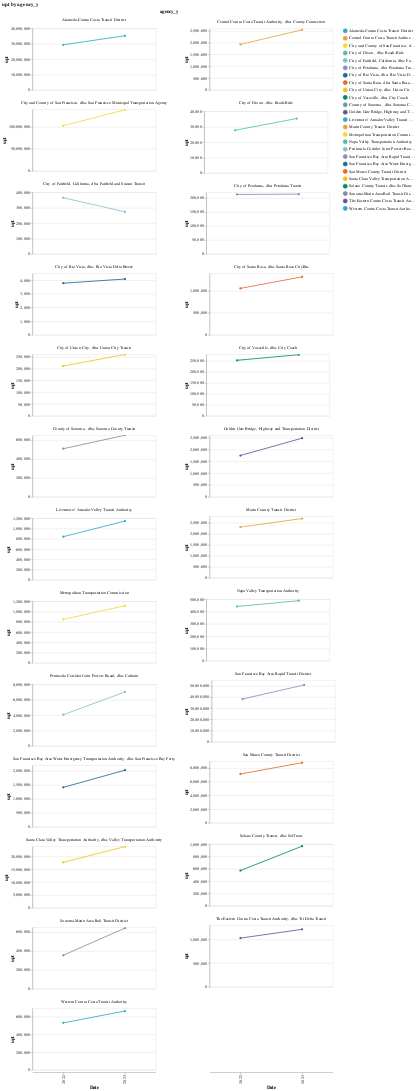

The notebook cell this image was saved under:
### Markdown cell above
### Reporter

### Code cell
make_line_chart(
    df, 
    y_col = "upt", 
    color_col = "agency_y")

### Figure 1 — Vega-Lite specification as saved in the notebook (floating-point values rounded to 4 significant figures)
{"config": {"view": {"continuousWidth": 300, "continuousHeight": 300}}, "data": {"name": "data-8ae75ca8bc8d4bb13d20fd24e60e2c8f"}, "facet": {"field": "agency_y", "type": "nominal"}, "spec": {"mark": {"type": "line", "point": true}, "encoding": {"color": {"field": "agency_y", "scale": {"range": ["#2EA8CE", "#EB9F3C", "#F4D837", "#51BF9D", "#8CBCCB", "#9487C0", "#136C97", "#E16B26", "#F6BF16", "#00896B", "#7790A3", "#5B559C"]}, "title": "", "type": "nominal"}, "tooltip": [{"field": "report_year", "type": "quantitative"}, {"field": "upt", "type": "quantitative"}, {"field": "agency_y", "type": "nominal"}, {"field": "RTPA", "type": "nominal"}], "x": {"field": "report_year", "title": "Date", "type": "ordinal"}, "y": {"field": "upt", "title": "upt", "type": "quantitative"}}, "height": 150, "name": "view_3", "width": 300}, "columns": 2, "params": [{"name": "param_5", "select": {"type": "interval", "encodings": ["x", "y"]}, "bind": "scales", "views": ["view_3"]}], "resolve": {"scale": {"y": "independent"}}, "title": "upt by agency_y", "$schema": "https://vega.github.io/schema/vega-lite/v5.20.1.json", "datasets": {"data-8ae75ca8bc8d4bb13d20fd24e60e2c8f": [{"report_year": 2022, "ntd_id": "90003", "agency_x": "San Francisco Bay Area Rapid Transit District", "reporter_type_x": "Full Reporter", "organization_type": "Independent Public Agency or Authority of Transit Service", "city_x": "Oakland", "state": "CA", "primary_uza_name": "San Francisco--Oakland, CA", "vrh": 2486000.0, "vrm": 78550000.0, "upt": 38220000.0, "agency_y": "San Francisco Bay Area Rapid Transit District", "reporter_type_y": "Full Reporter", "city_y": "Oakland", "RTPA": "Metropolitan Transportation Commission", "_merge": "both", "previous_y_upt": null, "change_1yr": null, "pct_change_1yr": null}, {"report_year": 2023, "ntd_id": "90003", "agency_x": "San Francisco Bay Area Rapid Transit District, dba: SF BART", "reporter_type_x": "Full Reporter", "organization_type": "Independent Public Agency or Authority of Transit Service", "city_x": "Oakland", "state": "CA", "primary_uza_name": "San Francisco--Oakland, CA", "vrh": 2724000.0, "vrm": 85230000.0, "upt": 50760000.0, "agency_y": "San Francisco Bay Area Rapid Transit District", "reporter_type_y": "Full Reporter", "city_y": "Oakland", "RTPA": "Metropolitan Transportation Commission", "_merge": "both", "previous_y_upt": 38220000.0, "change_1yr": 12540000.0, "pct_change_1yr": 0.247}, {"report_year": 2022, "ntd_id": "90009", "agency_x": "San Mateo County Transit District", "reporter_type_x": "Full Reporter", "organization_type": "Independent Public Agency or Authority of Transit Service", "city_x": "San Carlos", "state": "CA", "primary_uza_name": "San Francisco--Oakland, CA", "vrh": 628000.0, "vrm": 7692000.0, "upt": 7128000.0, "agency_y": "San Mateo County Transit District", "reporter_type_y": "Full Reporter", "city_y": "San Carlos", "RTPA": "Metropolitan Transportation Commission", "_merge": "both", "previous_y_upt": null, "change_1yr": null, "pct_change_1yr": null}, {"report_year": 2023, "ntd_id": "90009", "agency_x": "San Mateo County Transit District, dba: SamTrans", "reporter_type_x": "Full Reporter", "organization_type": "Independent Public Agency or Authority of Transit Service", "city_x": "San Carlos", "state": "CA", "primary_uza_name": "San Francisco--Oakland, CA", "vrh": 651800.0, "vrm": 7794000.0, "upt": 8774000.0, "agency_y": "San Mateo County Transit District", "reporter_type_y": "Full Reporter", "city_y": "San Carlos", "RTPA": "Metropolitan Transportation Commission", "_merge": "both", "previous_y_upt": 7128000.0, "change_1yr": 1646000.0, "pct_change_1yr": 0.1876}, {"report_year": 2023, "ntd_id": "90013", "agency_x": "Santa Clara Valley Transportation Authority, dba: Valley Transportation Authority", "reporter_type_x": "Full Reporter", "organization_type": "Independent Public Agency or Authority of Transit Service", "city_x": "San Jose", "state": "CA", "primary_uza_name": "San Jose, CA", "vrh": 1733000.0, "vrm": 21780000.0, "upt": 23850000.0, "agency_y": "Santa Clara Valley Transportation Authority, dba: Valley Transportation Authority", "reporter_type_y": "Full Reporter", "city_y": "San Jose", "RTPA": "Metropolitan Transportation Commission", "_merge": "both", "previous_y_upt": 17760000.0, "change_1yr": 6096000.0, "pct_change_1yr": 0.2556}, {"report_year": 2022, "ntd_id": "90013", "agency_x": "Santa Clara Valley Transportation Authority", "reporter_type_x": "Full Reporter", "organization_type": "Independent Public Agency or Authority of Transit Service", "city_x": "San Jose", "state": "CA", "primary_uza_name": "San Jose, CA", "vrh": 1526000.0, "vrm": 18840000.0, "upt": 17760000.0, "agency_y": "Santa Clara Valley Transportation Authority, dba: Valley Transportation Authority", "reporter_type_y": "Full Reporter", "city_y": "San Jose", "RTPA": "Metropolitan Transportation Commission", "_merge": "both", "previous_y_upt": null, "change_1yr": null, "pct_change_1yr": null}, {"report_year": 2022, "ntd_id": "90014", "agency_x": "Alameda-Contra Costa Transit District", "reporter_type_x": "Full Reporter", "organization_type": "Independent Public Agency or Authority of Transit Service", "city_x": "Oakland", "state": "CA", "primary_uza_name": "San Francisco--Oakland, CA", "vrh": 1891000.0, "vrm": 20460000.0, "upt": 29350000.0, "agency_y": "Alameda-Contra Costa Transit District", "reporter_type_y": "Full Reporter", "city_y": "Oakland", "RTPA": "Metropolitan Transportation Commission", "_merge": "both", "previous_y_upt": null, "change_1yr": null, "pct_change_1yr": null}, {"report_year": 2023, "ntd_id": "90014", "agency_x": "Alameda-Contra Costa Transit District, dba: AC Transit", "reporter_type_x": "Full Reporter", "organization_type": "Independent Public Agency or Authority of Transit Service", "city_x": "Oakland", "state": "CA", "primary_uza_name": "San Francisco--Oakland, CA", "vrh": 2048000.0, "vrm": 22350000.0, "upt": 35190000.0, "agency_y": "Alameda-Contra Costa Transit District", "reporter_type_y": "Full Reporter", "city_y": "Oakland", "RTPA": "Metropolitan Transportation Commission", "_merge": "both", "previous_y_upt": 29350000.0, "change_1yr": 5842000.0, "pct_change_1yr": 0.166}, {"report_year": 2022, "ntd_id": "90015", "agency_x": "City and County of San Francisco, dba: San Francisco Municipal Transportation Agency", "reporter_type_x": "Full Reporter", "organization_type": "City, County or Local Government Unit or Department of Transportation", "city_x": "San Francisco", "state": "CA", "primary_uza_name": "San Francisco--Oakland, CA", "vrh": 3007000.0, "vrm": 22030000.0, "upt": 102700000.0, "agency_y": "City and County of San Francisco, dba: San Francisco Municipal Transportation Agency", "reporter_type_y": "Full Reporter", "city_y": "San Francisco", "RTPA": "Metropolitan Transportation Commission", "_merge": "both", "previous_y_upt": null, "change_1yr": null, "pct_change_1yr": null}, {"report_year": 2023, "ntd_id": "90015", "agency_x": "City and County of San Francisco, dba: San Francisco Municipal Transportation Agency", "reporter_type_x": "Full Reporter", "organization_type": "City, County or Local Government Unit or Department of Transportation", "city_x": "San Francisco", "state": "CA", "primary_uza_name": "San Francisco--Oakland, CA", "vrh": 3302000.0, "vrm": 24210000.0, "upt": 139100000.0, "agency_y": "City and County of San Francisco, dba: San Francisco Municipal Transportation Agency", "reporter_type_y": "Full Reporter", "city_y": "San Francisco", "RTPA": "Metropolitan Transportation Commission", "_merge": "both", "previous_y_upt": 102700000.0, "change_1yr": 36430000.0, "pct_change_1yr": 0.2619}, {"report_year": 2022, "ntd_id": "90016", "agency_x": "Golden Gate Bridge, Highway and Transportation District", "reporter_type_x": "Full Reporter", "organization_type": "Independent Public Agency or Authority of Transit Service", "city_x": "San Francisco", "state": "CA", "primary_uza_name": "San Francisco--Oakland, CA", "vrh": 142500.0, "vrm": 2440000.0, "upt": 1745000.0, "agency_y": "Golden Gate Bridge, Highway and Transportation District", "reporter_type_y": "Full Reporter", "city_y": "San Francisco", "RTPA": "Metropolitan Transportation Commission", "_merge": "both", "previous_y_upt": null, "change_1yr": null, "pct_change_1yr": null}, {"report_year": 2023, "ntd_id": "90016", "agency_x": "Golden Gate Bridge, Highway and Transportation District", "reporter_type_x": "Full Reporter", "organization_type": "Independent Public Agency or Authority of Transit Service", "city_x": "San Francisco", "state": "CA", "primary_uza_name": "San Francisco--Oakland, CA", "vrh": 144100.0, "vrm": 2396000.0, "upt": 2477000.0, "agency_y": "Golden Gate Bridge, Highway and Transportation District", "reporter_type_y": "Full Reporter", "city_y": "San Francisco", "RTPA": "Metropolitan Transportation Commission", "_merge": "both", "previous_y_upt": 1745000.0, "change_1yr": 731100.0, "pct_change_1yr": 0.2952}, {"report_year": 2023, "ntd_id": "90017", "agency_x": "City of Santa Rosa, dba: Santa Rosa CityBus", "reporter_type_x": "Full Reporter", "organization_type": "City, County or Local Government Unit or Department of Transportation", "city_x": "Santa Rosa", "state": "CA", "primary_uza_name": "Santa Rosa, CA", "vrh": 84340.0, "vrm": 939700.0, "upt": 1320000.0, "agency_y": "City of Santa Rosa, dba: Santa Rosa CityBus", "reporter_type_y": "Full Reporter", "city_y": "Santa Rosa", "RTPA": "Metropolitan Transportation Commission", "_merge": "both", "previous_y_upt": 1058000.0, "change_1yr": 261800.0, "pct_change_1yr": 0.1984}, {"report_year": 2022, "ntd_id": "90017", "agency_x": "City of Santa Rosa", "reporter_type_x": "Full Reporter", "organization_type": "City, County or Local Government Unit or Department of Transportation", "city_x": "Santa Rosa", "state": "CA", "primary_uza_name": "Santa Rosa, CA", "vrh": 83750.0, "vrm": 908600.0, "upt": 1058000.0, "agency_y": "City of Santa Rosa, dba: Santa Rosa CityBus", "reporter_type_y": "Full Reporter", "city_y": "Santa Rosa", "RTPA": "Metropolitan Transportation Commission", "_merge": "both", "previous_y_upt": null, "change_1yr": null, "pct_change_1yr": null}, {"report_year": 2023, "ntd_id": "90078", "agency_x": "Central Contra Costa Transit Authority, dba: County Connection", "reporter_type_x": "Full Reporter", "organization_type": "Independent Public Agency or Authority of Transit Service", "city_x": "Concord", "state": "CA", "primary_uza_name": "Concord--Walnut Creek, CA", "vrh": 250800.0, "vrm": 2808000.0, "upt": 2538000.0, "agency_y": "Central Contra Costa Transit Authority, dba: County Connection", "reporter_type_y": "Full Reporter", "city_y": "Concord", "RTPA": "Metropolitan Transportation Commission", "_merge": "both", "previous_y_upt": 1922000.0, "change_1yr": 616500.0, "pct_change_1yr": 0.2429}, {"report_year": 2022, "ntd_id": "90078", "agency_x": "Central Contra Costa Transit Authority, dba: COUNTY CONNECTION", "reporter_type_x": "Full Reporter", "organization_type": "Independent Public Agency or Authority of Transit Service", "city_x": "Concord", "state": "CA", "primary_uza_name": "Concord--Walnut Creek, CA", "vrh": 244500.0, "vrm": 2916000.0, "upt": 1922000.0, "agency_y": "Central Contra Costa Transit Authority, dba: County Connection", "reporter_type_y": "Full Reporter", "city_y": "Concord", "RTPA": "Metropolitan Transportation Commission", "_merge": "both", "previous_y_upt": null, "change_1yr": null, "pct_change_1yr": null}, {"report_year": 2023, "ntd_id": "90088", "agency_x": "Napa Valley Transportation Authority", "reporter_type_x": "Full Reporter", "organization_type": "Independent Public Agency or Authority of Transit Service", "city_x": "Napa", "state": "CA", "primary_uza_name": "Napa, CA", "vrh": 93760.0, "vrm": 1345000.0, "upt": 488000.0, "agency_y": "Napa Valley Transportation Authority", "reporter_type_y": "Full Reporter", "city_y": "Napa", "RTPA": "Metropolitan Transportation Commission", "_merge": "both", "previous_y_upt": 441300.0, "change_1yr": 46730.0, "pct_change_1yr": 0.0958}, {"report_year": 2022, "ntd_id": "90088", "agency_x": "Napa Valley Transportation Authority", "reporter_type_x": "Full Reporter", "organization_type": "Independent Public Agency or Authority of Transit Service", "city_x": "Napa", "state": "CA", "primary_uza_name": "Napa, CA", "vrh": 93920.0, "vrm": 1311000.0, "upt": 441300.0, "agency_y": "Napa Valley Transportation Authority", "reporter_type_y": "Full Reporter", "city_y": "Napa", "RTPA": "Metropolitan Transportation Commission", "_merge": "both", "previous_y_upt": null, "change_1yr": null, "pct_change_1yr": null}, {"report_year": 2022, "ntd_id": "90089", "agency_x": "County of Sonoma , dba: Sonoma County Transit", "reporter_type_x": "Full Reporter", "organization_type": "City, County or Local Government Unit or Department of Transportation", "city_x": "Santa Rosa", "state": "CA", "primary_uza_name": "Santa Rosa, CA", "vrh": 105100.0, "vrm": 1626000.0, "upt": 508300.0, "agency_y": "County of Sonoma , dba: Sonoma County Transit", "reporter_type_y": "Full Reporter", "city_y": "Santa Rosa", "RTPA": "Metropolitan Transportation Commission", "_merge": "both", "previous_y_upt": null, "change_1yr": null, "pct_change_1yr": null}, {"report_year": 2023, "ntd_id": "90089", "agency_x": "County of Sonoma , dba: Sonoma County Transit", "reporter_type_x": "Full Reporter", "organization_type": "City, County or Local Government Unit or Department of Transportation", "city_x": "Santa Rosa", "state": "CA", "primary_uza_name": "Santa Rosa, CA", "vrh": 108900.0, "vrm": 1738000.0, "upt": 649900.0, "agency_y": "County of Sonoma , dba: Sonoma County Transit", "reporter_type_y": "Full Reporter", "city_y": "Santa Rosa", "RTPA": "Metropolitan Transportation Commission", "_merge": "both", "previous_y_upt": 508300.0, "change_1yr": 141600.0, "pct_change_1yr": 0.2179}, {"report_year": 2022, "ntd_id": "90092", "agency_x": "City of Fairfield, California, dba: Fairfield and Suisun Transit", "reporter_type_x": "Full Reporter", "organization_type": "City, County or Local Government Unit or Department of Transportation", "city_x": "Fairfield", "state": "CA", "primary_uza_name": "Fairfield, CA", "vrh": 68760.0, "vrm": 1389000.0, "upt": 364900.0, "agency_y": "City of Fairfield, California, dba: Fairfield and Suisun Transit", "reporter_type_y": "Full Reporter", "city_y": "Fairfield", "RTPA": "Metropolitan Transportation Commission", "_merge": "both", "previous_y_upt": null, "change_1yr": null, "pct_change_1yr": null}, {"report_year": 2023, "ntd_id": "90092", "agency_x": "City of Fairfield, California, dba: FAST Transit", "reporter_type_x": "Full Reporter", "organization_type": "City, County or Local Government Unit or Department of Transportation", "city_x": "Fairfield", "state": "CA", "primary_uza_name": "Fairfield, CA", "vrh": 45190.0, "vrm": 626700.0, "upt": 273800.0, "agency_y": "City of Fairfield, California, dba: Fairfield and Suisun Transit", "reporter_type_y": "Full Reporter", "city_y": "Fairfield", "RTPA": "Metropolitan Transportation Commission", "_merge": "both", "previous_y_upt": 364900.0, "change_1yr": -91120.0, "pct_change_1yr": -0.3328}, {"report_year": 2022, "ntd_id": "90094", "agency_x": "Metropolitan Transportation Commission", "reporter_type_x": "Full Reporter", "organization_type": "MPO, COG or Other Planning Agency", "city_x": "San Francisco", "state": "CA", "primary_uza_name": "San Francisco--Oakland, CA", "vrh": 213800.0, "vrm": 10310000.0, "upt": 848700.0, "agency_y": "Metropolitan Transportation Commission", "reporter_type_y": "Full Reporter", "city_y": "San Francisco", "RTPA": "Metropolitan Transportation Commission", "_merge": "both", "previous_y_upt": null, "change_1yr": null, "pct_change_1yr": null}, {"report_year": 2023, "ntd_id": "90094", "agency_x": "Metropolitan Transportation Commission, dba: MTC", "reporter_type_x": "Full Reporter", "organization_type": "MPO, COG or Other Planning Agency", "city_x": "San Francisco", "state": "CA", "primary_uza_name": "San Francisco--Oakland, CA", "vrh": 283300.0, "vrm": 13420000.0, "upt": 1113000.0, "agency_y": "Metropolitan Transportation Commission", "reporter_type_y": "Full Reporter", "city_y": "San Francisco", "RTPA": "Metropolitan Transportation Commission", "_merge": "both", "previous_y_upt": 848700.0, "change_1yr": 264600.0, "pct_change_1yr": 0.2376}, {"report_year": 2022, "ntd_id": "90134", "agency_x": "Peninsula Corridor Joint Powers Board, dba: Caltrain", "reporter_type_x": "Full Reporter", "organization_type": "Independent Public Agency or Authority of Transit Service", "city_x": "San Carlos", "state": "CA", "primary_uza_name": "San Francisco--Oakland, CA", "vrh": 216400.0, "vrm": 6956000.0, "upt": 4055000.0, "agency_y": "Peninsula Corridor Joint Powers Board, dba: Caltrain", "reporter_type_y": "Full Reporter", "city_y": "San Carlos", "RTPA": "Metropolitan Transportation Commission", "_merge": "both", "previous_y_upt": null, "change_1yr": null, "pct_change_1yr": null}, {"report_year": 2023, "ntd_id": "90134", "agency_x": "Peninsula Corridor Joint Powers Board, dba: Caltrain", "reporter_type_x": "Full Reporter", "organization_type": "Independent Public Agency or Authority of Transit Service", "city_x": "San Carlos", "state": "CA", "primary_uza_name": "San Francisco--Oakland, CA", "vrh": 214200.0, "vrm": 6801000.0, "upt": 7012000.0, "agency_y": "Peninsula Corridor Joint Powers Board, dba: Caltrain", "reporter_type_y": "Full Reporter", "city_y": "San Carlos", "RTPA": "Metropolitan Transportation Commission", "_merge": "both", "previous_y_upt": 4055000.0, "change_1yr": 2957000.0, "pct_change_1yr": 0.4217}, {"report_year": 2023, "ntd_id": "90144", "agency_x": "Livermore / Amador Valley Transit Authority", "reporter_type_x": "Full Reporter", "organization_type": "Independent Public Agency or Authority of Transit Service", "city_x": "Livermore", "state": "CA", "primary_uza_name": "Livermore--Pleasanton--Dublin, CA", "vrh": 100600.0, "vrm": 1328000.0, "upt": 1146000.0, "agency_y": "Livermore / Amador Valley Transit Authority", "reporter_type_y": "Full Reporter", "city_y": "Livermore", "RTPA": "Metropolitan Transportation Commission", "_merge": "both", "previous_y_upt": 841300.0, "change_1yr": 304200.0, "pct_change_1yr": 0.2655}, {"report_year": 2022, "ntd_id": "90144", "agency_x": "Livermore / Amador Valley Transit Authority", "reporter_type_x": "Full Reporter", "organization_type": "Independent Public Agency or Authority of Transit Service", "city_x": "Livermore", "state": "CA", "primary_uza_name": "Livermore--Pleasanton--Dublin, CA", "vrh": 90070.0, "vrm": 1225000.0, "upt": 841300.0, "agency_y": "Livermore / Amador Valley Transit Authority", "reporter_type_y": "Full Reporter", "city_y": "Livermore", "RTPA": "Metropolitan Transportation Commission", "_merge": "both", "previous_y_upt": null, "change_1yr": null, "pct_change_1yr": null}, {"report_year": 2022, "ntd_id": "90159", "agency_x": "Western Contra Costa Transit Authority", "reporter_type_x": "Full Reporter", "organization_type": "Independent Public Agency or Authority of Transit Service", "city_x": "Pinole", "state": "CA", "primary_uza_name": "San Francisco--Oakland, CA", "vrh": 78840.0, "vrm": 1303000.0, "upt": 533300.0, "agency_y": "Western Contra Costa Transit Authority", "reporter_type_y": "Full Reporter", "city_y": "Pinole", "RTPA": "Metropolitan Transportation Commission", "_merge": "both", "previous_y_upt": null, "change_1yr": null, "pct_change_1yr": null}, {"report_year": 2023, "ntd_id": "90159", "agency_x": "Western Contra Costa Transit Authority, dba: WestCAT", "reporter_type_x": "Full Reporter", "organization_type": "Independent Public Agency or Authority of Transit Service", "city_x": "Pinole", "state": "CA", "primary_uza_name": "San Francisco--Oakland, CA", "vrh": 79550.0, "vrm": 1342000.0, "upt": 667900.0, "agency_y": "Western Contra Costa Transit Authority", "reporter_type_y": "Full Reporter", "city_y": "Pinole", "RTPA": "Metropolitan Transportation Commission", "_merge": "both", "previous_y_upt": 533300.0, "change_1yr": 134600.0, "pct_change_1yr": 0.2016}, {"report_year": 2023, "ntd_id": "90162", "agency_x": "The Eastern Contra Costa Transit Authority, dba: Tri Delta Transit", "reporter_type_x": "Full Reporter", "organization_type": "Independent Public Agency or Authority of Transit Service", "city_x": "Antioch", "state": "CA", "primary_uza_name": "Antioch, CA", "vrh": 241600.0, "vrm": 3200000.0, "upt": 1212000.0, "agency_y": "The Eastern Contra Costa Transit Authority, dba: Tri Delta Transit", "reporter_type_y": "Full Reporter", "city_y": "Antioch", "RTPA": "Metropolitan Transportation Commission", "_merge": "both", "previous_y_upt": 1027000.0, "change_1yr": 185100.0, "pct_change_1yr": 0.1527}, {"report_year": 2022, "ntd_id": "90162", "agency_x": "The Eastern Contra Costa Transit Authority, dba: Tri Delta Transit", "reporter_type_x": "Full Reporter", "organization_type": "Independent Public Agency or Authority of Transit Service", "city_x": "Antioch", "state": "CA", "primary_uza_name": "Antioch, CA", "vrh": 199700.0, "vrm": 2627000.0, "upt": 1027000.0, "agency_y": "The Eastern Contra Costa Transit Authority, dba: Tri Delta Transit", "reporter_type_y": "Full Reporter", "city_y": "Antioch", "RTPA": "Metropolitan Transportation Commission", "_merge": "both", "previous_y_upt": null, "change_1yr": null, "pct_change_1yr": null}, {"report_year": 2022, "ntd_id": "90213", "agency_x": "City of Petaluma, dba: Petaluma Transit", "reporter_type_x": "Full Reporter", "organization_type": "City, County or Local Government Unit or Department of Transportation", "city_x": "Petaluma", "state": "CA", "primary_uza_name": "Petaluma, CA", "vrh": 22460.0, "vrm": 254900.0, "upt": 212400.0, "agency_y": "City of Petaluma, dba: Petaluma Transit", "reporter_type_y": "Full Reporter", "city_y": "Petaluma", "RTPA": "Metropolitan Transportation Commission", "_merge": "both", "previous_y_upt": null, "change_1yr": null, "pct_change_1yr": null}, {"report_year": 2023, "ntd_id": "90213", "agency_x": "City of Petaluma, dba: Petaluma Transit", "reporter_type_x": "Full Reporter", "organization_type": "City, County or Local Government Unit or Department of Transportation", "city_x": "Petaluma", "state": "CA", "primary_uza_name": "Petaluma, CA", "vrh": 23640.0, "vrm": 258600.0, "upt": 213600.0, "agency_y": "City of Petaluma, dba: Petaluma Transit", "reporter_type_y": "Full Reporter", "city_y": "Petaluma", "RTPA": "Metropolitan Transportation Commission", "_merge": "both", "previous_y_upt": 212400.0, "change_1yr": 1242.0, "pct_change_1yr": 0.0058}, {"report_year": 2022, "ntd_id": "90225", "agency_x": "San Francisco Bay Area Water Emergency Transportation Authority, dba: San Francisco Bay Ferry", "reporter_type_x": "Full Reporter", "organization_type": "Independent Public Agency or Authority of Transit Service", "city_x": "San Francisco", "state": "CA", "primary_uza_name": "San Francisco--Oakland, CA", "vrh": 23840.0, "vrm": 485200.0, "upt": 1413000.0, "agency_y": "San Francisco Bay Area Water Emergency Transportation Authority, dba: San Francisco Bay Ferry", "reporter_type_y": "Full Reporter", "city_y": "San Francisco", "RTPA": "Metropolitan Transportation Commission", "_merge": "both", "previous_y_upt": null, "change_1yr": null, "pct_change_1yr": null}, {"report_year": 2023, "ntd_id": "90225", "agency_x": "San Francisco Bay Area Water Emergency Transportation Authority, dba: San Francisco Bay Ferry", "reporter_type_x": "Full Reporter", "organization_type": "Independent Public Agency or Authority of Transit Service", "city_x": "San Francisco", "state": "CA", "primary_uza_name": "San Francisco--Oakland, CA", "vrh": 24860.0, "vrm": 515200.0, "upt": 2025000.0, "agency_y": "San Francisco Bay Area Water Emergency Transportation Authority, dba: San Francisco Bay Ferry", "reporter_type_y": "Full Reporter", "city_y": "San Francisco", "RTPA": "Metropolitan Transportation Commission", "_merge": "both", "previous_y_upt": 1413000.0, "change_1yr": 612100.0, "pct_change_1yr": 0.3023}, {"report_year": 2023, "ntd_id": "90232", "agency_x": "Solano County Transit, dba: SolTrans", "reporter_type_x": "Full Reporter", "organization_type": "Independent Public Agency or Authority of Transit Service", "city_x": "Vallejo", "state": "CA", "primary_uza_name": "Vallejo, CA", "vrh": 99010.0, "vrm": 1976000.0, "upt": 967800.0, "agency_y": "Solano County Transit, dba: SolTrans", "reporter_type_y": "Full Reporter", "city_y": "Vallejo", "RTPA": "Metropolitan Transportation Commission", "_merge": "both", "previous_y_upt": 572700.0, "change_1yr": 395100.0, "pct_change_1yr": 0.4082}, {"report_year": 2022, "ntd_id": "90232", "agency_x": "Solano County Transit", "reporter_type_x": "Full Reporter", "organization_type": "Independent Public Agency or Authority of Transit Service", "city_x": "Vallejo", "state": "CA", "primary_uza_name": "Vallejo, CA", "vrh": 83440.0, "vrm": 1458000.0, "upt": 572700.0, "agency_y": "Solano County Transit, dba: SolTrans", "reporter_type_y": "Full Reporter", "city_y": "Vallejo", "RTPA": "Metropolitan Transportation Commission", "_merge": "both", "previous_y_upt": null, "change_1yr": null, "pct_change_1yr": null}, {"report_year": 2022, "ntd_id": "90234", "agency_x": "Marin County Transit District", "reporter_type_x": "Full Reporter", "organization_type": "Independent Public Agency or Authority of Transit Service", "city_x": "San Rafael", "state": "CA", "primary_uza_name": "San Francisco--Oakland, CA", "vrh": 209500.0, "vrm": 3274000.0, "upt": 2307000.0, "agency_y": "Marin County Transit District", "reporter_type_y": "Full Reporter", "city_y": "San Rafael", "RTPA": "Metropolitan Transportation Commission", "_merge": "both", "previous_y_upt": null, "change_1yr": null, "pct_change_1yr": null}, {"report_year": 2023, "ntd_id": "90234", "agency_x": "Marin County Transit District, dba: Marin Transit", "reporter_type_x": "Full Reporter", "organization_type": "Independent Public Agency or Authority of Transit Service", "city_x": "San Rafael", "state": "CA", "primary_uza_name": "San Francisco--Oakland, CA", "vrh": 204100.0, "vrm": 3017000.0, "upt": 2694000.0, "agency_y": "Marin County Transit District", "reporter_type_y": "Full Reporter", "city_y": "San Rafael", "RTPA": "Metropolitan Transportation Commission", "_merge": "both", "previous_y_upt": 2307000.0, "change_1yr": 387300.0, "pct_change_1yr": 0.1437}, {"report_year": 2023, "ntd_id": "90299", "agency_x": "Sonoma-Marin Area Rail Transit District", "reporter_type_x": "Full Reporter", "organization_type": "Independent Public Agency or Authority of Transit Service", "city_x": "Petaluma", "state": "CA", "primary_uza_name": "Santa Rosa, CA", "vrh": 34220.0, "vrm": 977300.0, "upt": 640100.0, "agency_y": "Sonoma-Marin Area Rail Transit District", "reporter_type_y": "Full Reporter", "city_y": "Petaluma", "RTPA": "Metropolitan Transportation Commission", "_merge": "both", "previous_y_upt": 354300.0, "change_1yr": 285800.0, "pct_change_1yr": 0.4464}, {"report_year": 2022, "ntd_id": "90299", "agency_x": "Sonoma-Marin Area Rail Transit District", "reporter_type_x": "Full Reporter", "organization_type": "Independent Public Agency or Authority of Transit Service", "city_x": "Petaluma", "state": "CA", "primary_uza_name": "Santa Rosa, CA", "vrh": 23190.0, "vrm": 679200.0, "upt": 354300.0, "agency_y": "Sonoma-Marin Area Rail Transit District", "reporter_type_y": "Full Reporter", "city_y": "Petaluma", "RTPA": "Metropolitan Transportation Commission", "_merge": "both", "previous_y_upt": null, "change_1yr": null, "pct_change_1yr": null}, {"report_year": 2023, "ntd_id": "90155", "agency_x": "City of Vacaville, dba: City Coach", "reporter_type_x": "Reduced Reporter", "organization_type": "City, County or Local Government Unit or Department of Transportation", "city_x": "Vacaville", "state": "CA", "primary_uza_name": "Vacaville, CA", "vrh": 27790.0, "vrm": 366200.0, "upt": 278000.0, "agency_y": "City of Vacaville, dba: City Coach", "reporter_type_y": "Reduced Reporter", "city_y": "Vacaville", "RTPA": "Metropolitan Transportation Commission", "_merge": "both", "previous_y_upt": 252800.0, "change_1yr": 25220.0, "pct_change_1yr": 0.0907}, {"report_year": 2022, "ntd_id": "90155", "agency_x": "City of Vacaville", "reporter_type_x": "Reduced Reporter", "organization_type": "City, County or Local Government Unit or Department of Transportation", "city_x": "Vacaville", "state": "CA", "primary_uza_name": "Vacaville, CA", "vrh": 28660.0, "vrm": 373000.0, "upt": 252800.0, "agency_y": "City of Vacaville, dba: City Coach", "reporter_type_y": "Reduced Reporter", "city_y": "Vacaville", "RTPA": "Metropolitan Transportation Commission", "_merge": "both", "previous_y_upt": null, "change_1yr": null, "pct_change_1yr": null}, {"report_year": 2022, "ntd_id": "90161", "agency_x": "City of Union City, dba: Union City Transit", "reporter_type_x": "Reduced Reporter", "organization_type": "City, County or Local Government Unit or Department of Transportation", "city_x": "Union City", "state": "CA", "primary_uza_name": "San Francisco--Oakland, CA", "vrh": 49580.0, "vrm": 571100.0, "upt": 210200.0, "agency_y": "City of Union City, dba: Union City Transit", "reporter_type_y": "Reduced Reporter", "city_y": "Union City", "RTPA": "Metropolitan Transportation Commission", "_merge": "both", "previous_y_upt": null, "change_1yr": null, "pct_change_1yr": null}, {"report_year": 2023, "ntd_id": "90161", "agency_x": "City of Union City, dba: Union City Transit", "reporter_type_x": "Reduced Reporter", "organization_type": "City, County or Local Government Unit or Department of Transportation", "city_x": "Union City", "state": "CA", "primary_uza_name": "San Francisco--Oakland, CA", "vrh": 56230.0, "vrm": 632900.0, "upt": 259100.0, "agency_y": "City of Union City, dba: Union City Transit", "reporter_type_y": "Reduced Reporter", "city_y": "Union City", "RTPA": "Metropolitan Transportation Commission", "_merge": "both", "previous_y_upt": 210200.0, "change_1yr": 48880.0, "pct_change_1yr": 0.1887}, {"report_year": 2023, "ntd_id": "91014", "agency_x": "City of Rio Vista, dba: Rio Vista Delta Breeze", "reporter_type_x": "Rural Reporter", "organization_type": "City, County or Local Government Unit or Department of Transportation", "city_x": "Rio Vista", "state": "CA", "primary_uza_name": null, "vrh": 3538.0, "vrm": 44770.0, "upt": 4082.0, "agency_y": "City of Rio Vista, dba: Rio Vista Delta Breeze", "reporter_type_y": "Rural Reporter", "city_y": "Rio Vista", "RTPA": "Metropolitan Transportation Commission", "_merge": "both", "previous_y_upt": 3779.0, "change_1yr": 303.0, "pct_change_1yr": 0.0742}, {"report_year": 2022, "ntd_id": "91014", "agency_x": "City of Rio Vista, dba: Rio Vista Delta Breeze", "reporter_type_x": "Rural Reporter", "organization_type": "City, County or Local Government Unit or Department of Transportation", "city_x": "Rio Vista", "state": "CA", "primary_uza_name": null, "vrh": 3530.0, "vrm": 43980.0, "upt": 3779.0, "agency_y": "City of Rio Vista, dba: Rio Vista Delta Breeze", "reporter_type_y": "Rural Reporter", "city_y": "Rio Vista", "RTPA": "Metropolitan Transportation Commission", "_merge": "both", "previous_y_upt": null, "change_1yr": null, "pct_change_1yr": null}, {"report_year": 2023, "ntd_id": "91041", "agency_x": "City of Dixon , dba: Readi-Ride", "reporter_type_x": "Rural Reporter", "organization_type": "City, County or Local Government Unit or Department of Transportation", "city_x": "Dixon", "state": "CA", "primary_uza_name": null, "vrh": 8853.0, "vrm": 73670.0, "upt": 35380.0, "agency_y": "City of Dixon , dba: Readi-Ride", "reporter_type_y": "Rural Reporter", "city_y": "Dixon", "RTPA": "Metropolitan Transportation Commission", "_merge": "both", "previous_y_upt": 27730.0, "change_1yr": 7645.0, "pct_change_1yr": 0.2161}, {"report_year": 2022, "ntd_id": "91041", "agency_x": "City of Dixon", "reporter_type_x": "Rural Reporter", "organization_type": "City, County or Local Government Unit or Department of Transportation", "city_x": "Dixon", "state": "CA", "primary_uza_name": null, "vrh": 8694.0, "vrm": 67500.0, "upt": 27730.0, "agency_y": "City of Dixon , dba: Readi-Ride", "reporter_type_y": "Rural Reporter", "city_y": "Dixon", "RTPA": "Metropolitan Transportation Commission", "_merge": "both", "previous_y_upt": null, "change_1yr": null, "pct_change_1yr": null}]}}
